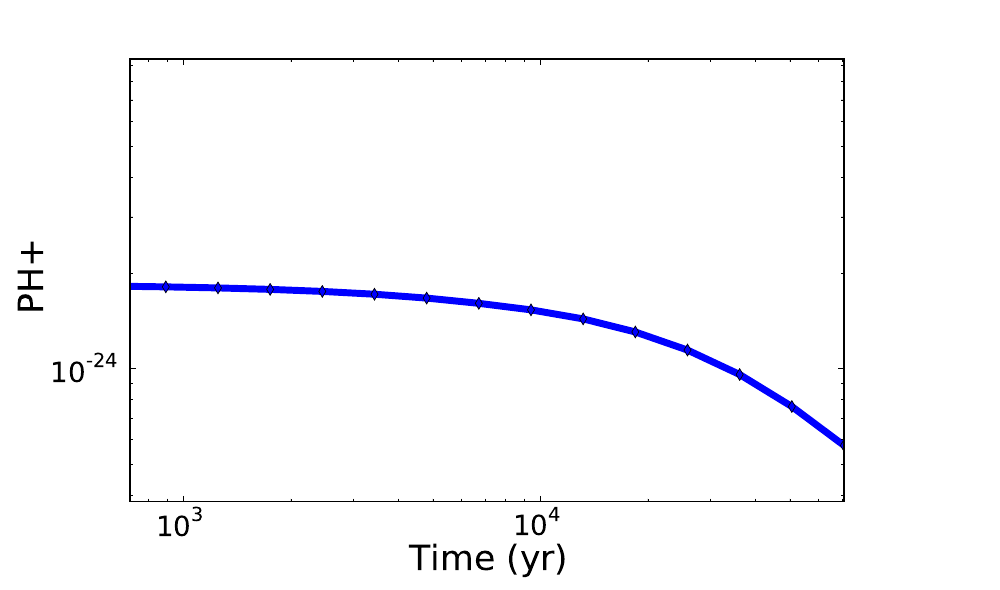

Here is the Python script that generated this plot:
import numpy as np
import matplotlib
import matplotlib.pyplot as plt
import matplotlib.cm as cm
from matplotlib.patches import Polygon
from matplotlib.mlab import griddata
from matplotlib.backends.backend_pdf import PdfPages
from matplotlib.collections import PolyCollection
import os
import os.path
import my_script as my

r_pos = 10.0

data_dir = './'
filename_save_results =  os.path.join(data_dir, 'chem_evol_tmp.dat')

data = np.loadtxt(filename_save_results, comments='!')

filelen = len(data[:,0])

f = open(filename_save_results, 'r')
str_comment = f.readline()[1:].split()
f.close()

dic = {}
for i in xrange(len(str_comment)):
  dic.update({str_comment[i]: data[:, i]})

pp = PdfPages(os.path.join(data_dir, 'plot_evol.pdf'))

name_list = [{'name': s, 'scale': 'log', 'cmap': cm.rainbow} for s in dic.keys()]

z = dic['Time']
minz = np.min(z)
maxz = np.max(z)

i = 1
for item in name_list:
  name = item['name']
  v = dic[name]

  maxval = np.nanmax(v)
  minval = np.nanmin(v)
  minval_nonzero = np.nanmin(v[np.where(v > 0.0)])
  print name, ' Max, min ', maxval, minval
  if 'vr' in item:
    if len(item['vr']) >= 2:
      minval = item['vr'][0]
      minval_nonzero = item['vr'][0]
      maxval = item['vr'][1]

  xRange = (maxz/100.0, maxz)
  yRange = (minval/1.5, maxval*1.5)
  
  xlen = xRange[1] - xRange[0]
  ylen = xlen*0.62#yRange[1] - yRange[0]
  figsize_x = 10
  x_start = 0.13
  y_start = 0.15
  x_end = 0.98
  y_end = 0.90
  x_sep = 0.01
  y_sep = 0.08
  del_x = x_end - x_start - x_sep
  del_x_1 = 0.85 * del_x
  del_x_2 = 0.06 * del_x
  del_y = y_end - y_start

  figsize_y = figsize_x * (ylen / xlen) * del_x_1/del_y
  figsize = (figsize_x, figsize_y)
  
  fig = plt.figure(figsize=figsize)
  ax = fig.add_axes([x_start, y_start, del_x_1, del_y],
    xlabel='Time (yr)', ylabel=name,
    autoscalex_on=False, autoscaley_on=False,
    xscale='log', yscale=item['scale'],
    xlim=xRange, ylim=yRange)
  ax.xaxis.label.set_fontsize(25)
  ax.yaxis.label.set_fontsize(25)
  for label in ax.get_xticklabels():
    label.set_fontsize(20)
  for label in ax.get_yticklabels():
    label.set_fontsize(20)

  ax.plot(z, v,
      linestyle='-',
      marker = 'd',
      color='blue', linewidth=5)
  
  plt.savefig(pp, format='pdf')

pp.close()
